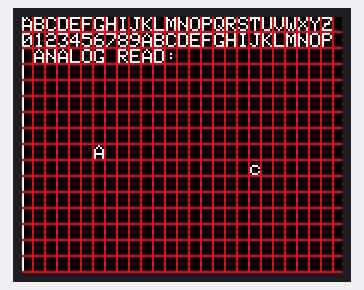
The sketch below on a simulated Arduino Uno, built with avr-gcc and run on an emulated ATmega328P. On the bench: 160×128 colour display.

Above: at 0.3 s.

The sketch:

sketch_jan30b_TFTscreenTest.ino
```cpp
#include <TFT.h>
#include <SPI.h>
#define cs A0
#define dc A1
#define rst A2
//1cm = 45.4545pixs
TFT TFTscreen = TFT(cs, dc, rst);
void DrwaRectangle(){
  TFTscreen.stroke(0, 255, 0);
  TFTscreen.line(0, 0, TFTscreen.width()-1, 0);
  TFTscreen.line(TFTscreen.width()-1, 0, TFTscreen.width()-1, TFTscreen.height()-1);
  TFTscreen.line(TFTscreen.width()-1, TFTscreen.height()-1, 0, TFTscreen.height()-1);
}
void DeawGrid(){
  int MaxWidth = TFTscreen.width();
  int MaxHeight = TFTscreen.height();
  TFTscreen.stroke(255, 0, 0);
  for (float x=5; x<MaxWidth; x+=6) {
    for (float y=7; y<MaxHeight; y+=8){
      TFTscreen.line(x, 0, x, TFTscreen.height()-1);//|
      TFTscreen.line(0, y, TFTscreen.width()-1, y);// _
    }
  }
}
void setup() {
  // put your setup code here, to run once:
  TFTscreen.begin();
  TFTscreen.background(0, 0, 0);
  TFTscreen.line(0, TFTscreen.height()-1, 0, 0);
  TFTscreen.stroke(255, 255, 255);
  TFTscreen.setTextSize(1);
  TFTscreen.text("ABCDEFGHIJKLMNOPQRSTUVWXYZ", 0, 0);
  //DrwaRectangle();
  DeawGrid();
  TFTscreen.stroke(255, 255, 255);
  TFTscreen.text("0123456789ABCDEFGHIJKLMNOP", 0, 8);
  TFTscreen.text("A", 36, 64);
}

void loop() {
  // put your main code here, to run repeatedly:
  TFTscreen.text("ANALOG READ:", 6, 16);
  TFTscreen.text("c", 114, 72);
}
```
